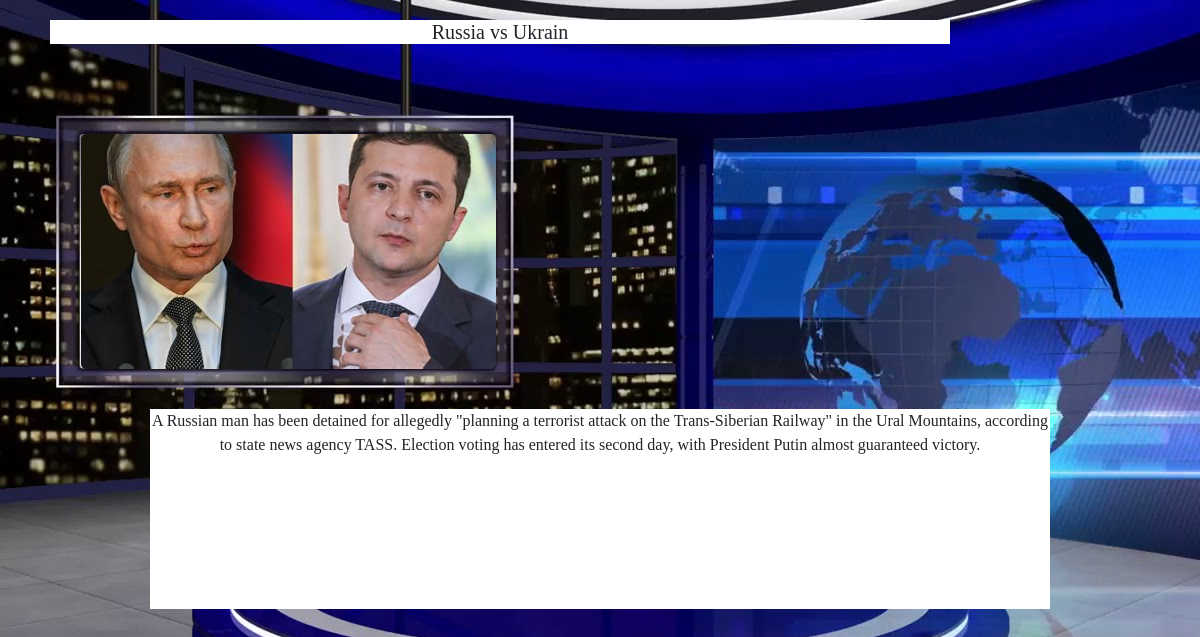
The app's page /news/4, older data.
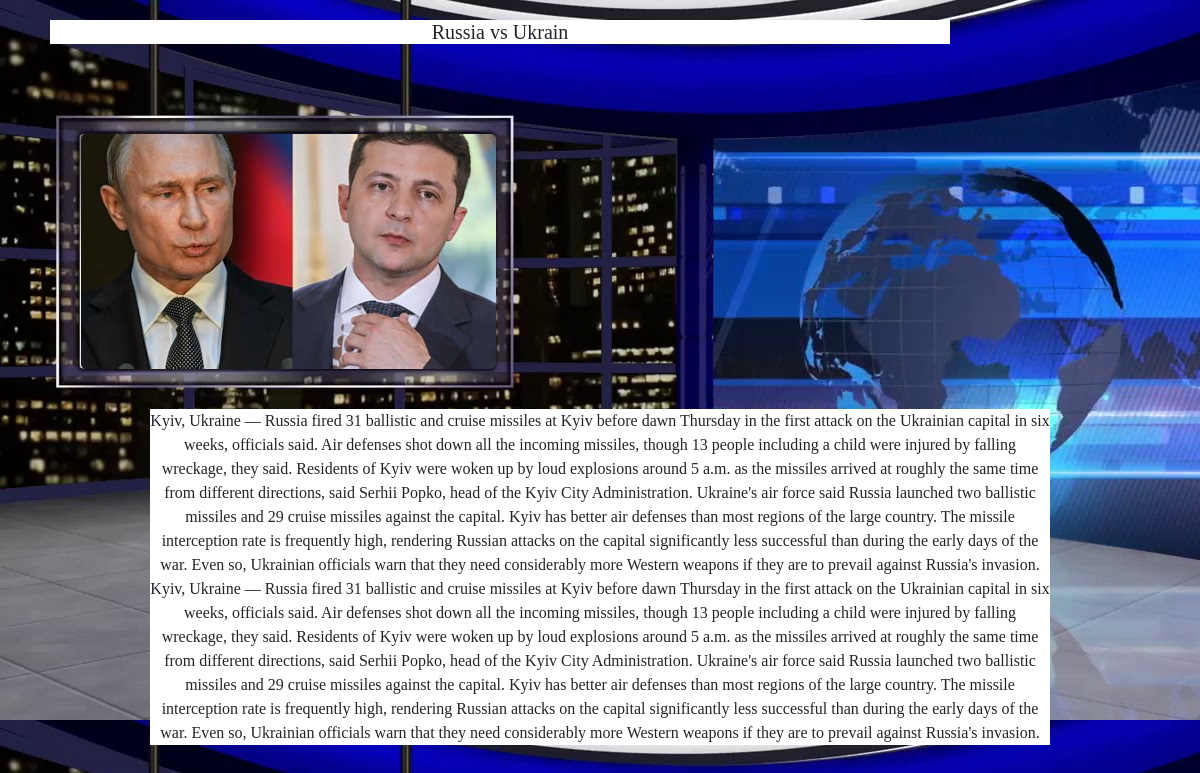
The same page, newer data.
### newsInfo/models.py (models this page shows, shortened)
class NewsModel(models.Model):
    news_title = models.TextField(help_text="Название товара")
    news_category = models.ForeignKey(CategoryModel, on_delete=models.CASCADE, null=True, blank=True)
    news_description = models.TextField()
    news_image = models.FileField(upload_to="news_images")
    news_created_at = models.DateTimeField(auto_now_add=True)
    class Meta:
        verbose_name = "News"
        verbose_name_plural = "News info"

### newsInfo/views.py (the view)
# urls.py: path("news/<int:pk>", NewsPage.as_view()),
class NewsPage(ListView):
    template_name = "news.html"
    context_object_name = "news_page"
    model = NewsModel
    def get_queryset(self):
        value = self.kwargs.get("pk")
        query_set = NewsModel.objects.get(id=value)
        return query_set

### templates/news.html (shortened to what this page needs)
<!doctype html>
<html lang="en">
<head>
    <link href="https://stackpath.bootstrapcdn.com/bootstrap/4.5.2/css/bootstrap.min.css" rel="stylesheet">
</head>
<body class="main" style="background-image:url('/media/image/maxresdefault.jpg')">
{% if news_page %}
<div class="main">
    <div>
        <h5 style="font-family:URW Chancery L, cursive;margin-top:20px;margin-left:50px;width:900px;background-color:white;text-align:center;">{{news_page.news_title}}</h5>
    </div>
    <div style="border-radius:5px;width:415px;height:235px;margin-left:81px;margin-top:90px;">
        <img style="border-radius:5px;width:415px;height:235px;" src="{{news_page.news_image.url}}">
    </div>
    <div style="text-align:center;font-family:Georgia, serif;margin-left:150px;background-color:white;width:900px;height:200px;">
        <p id="'typing-content'" style="background-color:white;text-align:center;margin-top:40px;">
            {{news_page.news_description}}
        </p>
    </div>
</div>
{% endif %}
</body>
</html>

Row changes from the older to the newer data that the page shows:
changed NewsModel "Russia vs Ukrain": news_description "A Russian man has been detained for allegedly \"planning a terrorist attack on the Trans-Siberian Railway\" in the Ural Mountains, according to state news agency TASS. Election voting has entered its second day, with President Putin almost guaranteed victory." → "Kyiv, Ukraine — Russia fired 31 ballistic and cruise missiles at Kyiv before dawn Thursday in the first attack on the Ukrainian capital in six weeks, officials said. Air defenses shot down all the incoming missiles, though 13 people including a child were injured by falling wreckage, they said. Residents of Kyiv were woken up by loud explosions around 5 a.m. as the missiles arrived at roughly the same time from different directions, said Serhii Popko, head of the Kyiv City Administration. Ukraine's air force said Russia launched two ballistic missiles and 29 cruise missiles against the capital. Kyiv has better air defenses than most regions of the large country. The missile interception…"
